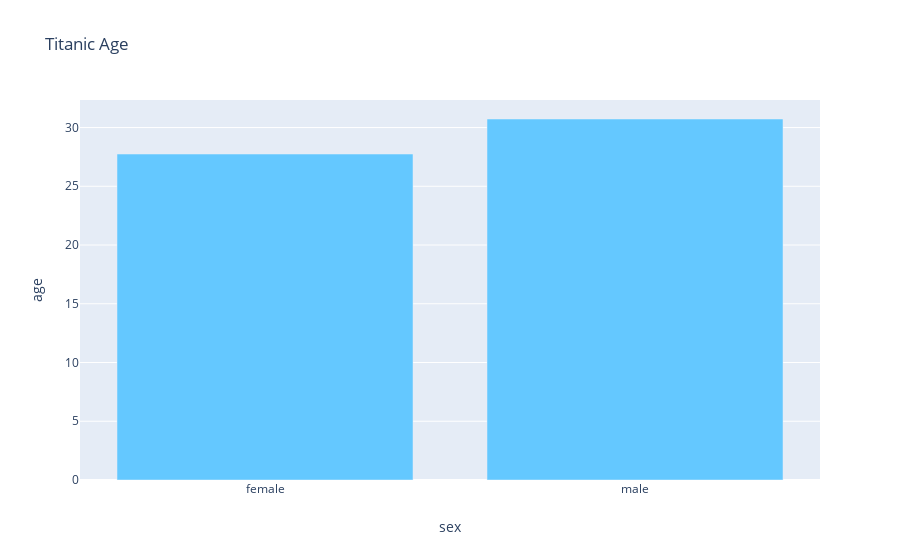

Notebook code for this chart:
### Code cell
# bind using go.Figure
myfig = go.Figure(data=[mydata], layout=mylayout)
myfig.show()

### Figure 1 — Plotly figure (JSON) as saved in the notebook; plotly's stock layout.template omitted (floating-point values rounded to 4 significant figures)
{"data": [{"marker": {"color": "rgb(100,200,300)"}, "type": "bar", "x": ["female", "male"], "y": [27.75, 30.73]}], "layout": {"title": {"text": "Titanic Age"}, "xaxis": {"title": {"text": "sex"}}, "yaxis": {"title": {"text": "age"}}}}
